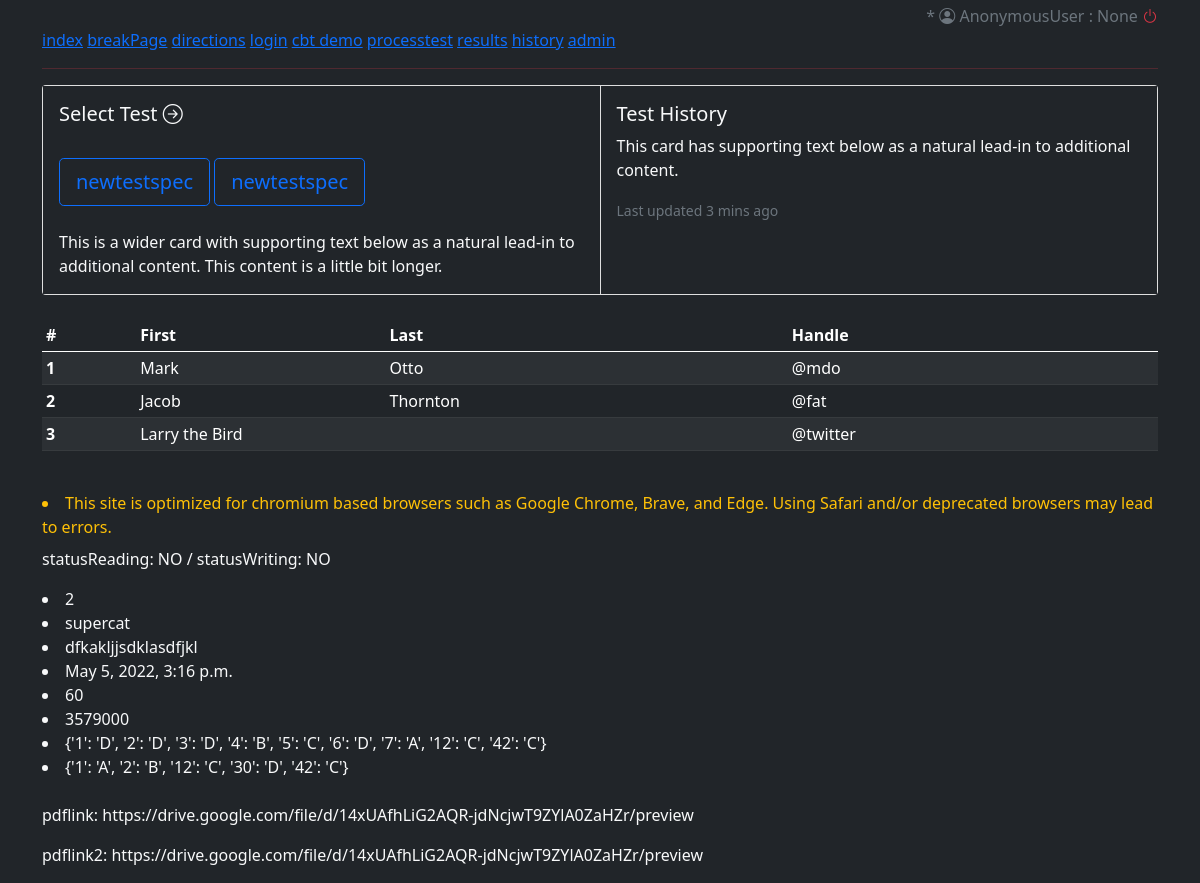
The app's page /, older data.
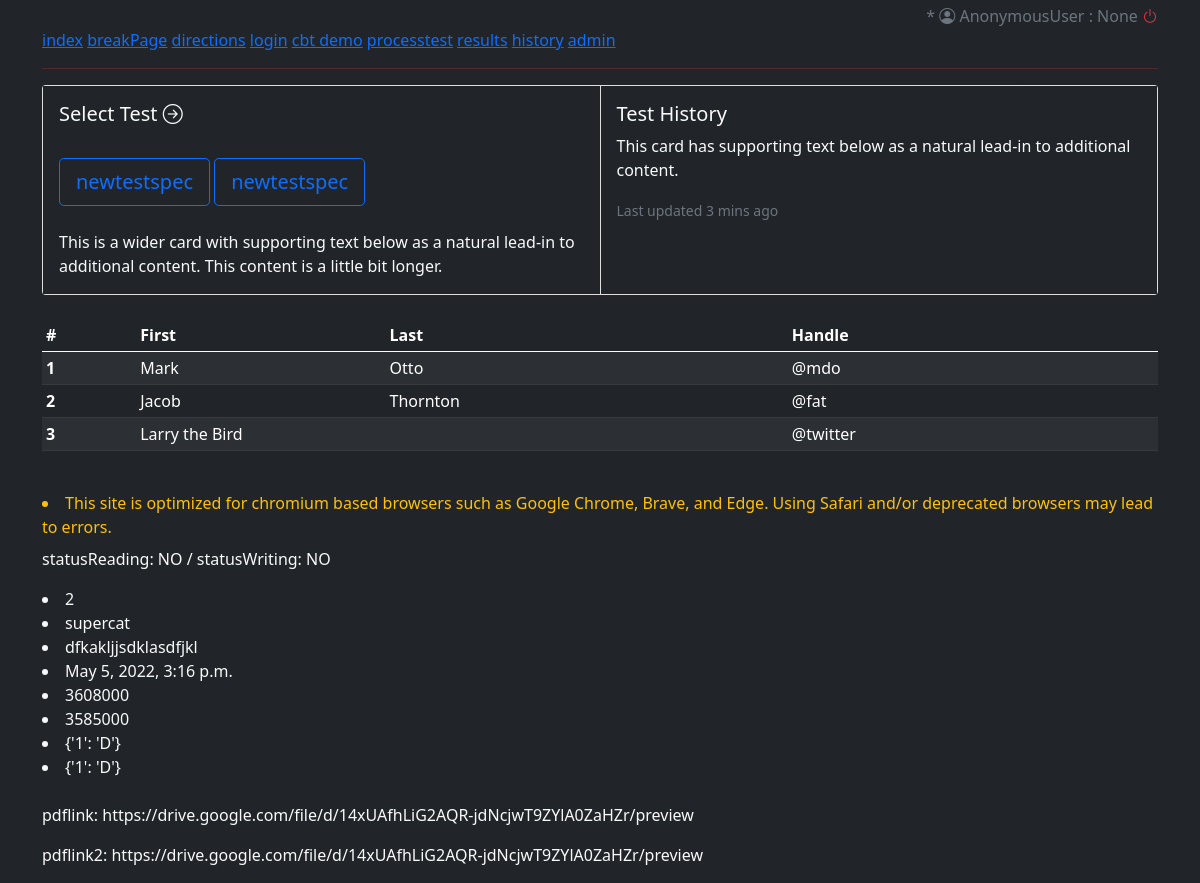
The same page, newer data.
### cbtsystem/models.py (models this page shows, shortened)
class testInProgress(models.Model):
    studentId = models.CharField(null=True, blank=False, max_length=7)
    studentUsername = models.CharField(null=True, blank=False, max_length=200)
    studentName = models.CharField(null=True, blank=False, max_length=200)
    testName = models.CharField(max_length=200, null=True, blank=True)
    date_started = models.DateTimeField(auto_now_add=True)
    studentAnswersReading = JSONField(null=True, default={})
    studentAnswersWriting = JSONField(null=True, default={})
    statusReading = models.CharField(max_length=3, null=True, blank=True, default='NO')
    statusWriting = models.CharField(max_length=3, null=True, blank=True, default='NO')
    timeLeftReading = models.CharField(max_length=200, null=True, blank=True, default='60')
    timeLeftWriting = models.CharField(max_length=200, null=True, blank=True, default='60')

### cbtsystem/views.py (the view)
# urls.py: path('', views.index, name='index'),
def index(request):
    firstTest = testSpec.objects.all().first()
    inProgress = testInProgress.objects.all().last()
    return render(request, 'cbtsystem/index.html', {"firstTest" : firstTest, "inProgress" : inProgress} )

### cbtsystem/templates/cbtsystem/index.html (shortened to what this page needs)
<!DOCTYPE html>
<html lang="en">
<head>
    <link href="https://cdn.jsdelivr.net/npm/bootstrap@5.0.2/dist/css/bootstrap.min.css" rel="stylesheet"
>
    <link rel="stylesheet" href="https://cdn.jsdelivr.net/npm/bootstrap-icons@1.8.1/font/bootstrap-icons.css">
</head>
<body class="bg-dark text-light">
<div class="container">
    <div class="text-secondary text-end mb-0 mt-1">
        {% if request.user.is_superuser %}<i class="bi bi-shield-check"></i>{% else %} * {% endif %}
        <i class="bi bi-person-circle"></i> {{request.user}} : {{request.user.id}}
        <a href="{% url 'logoutpage' %}"><i class="bi bi-power text-danger"></i></a></div>
    <a href="{% url 'index' %}">index</a>
    <a href="{% url 'breakpage' %}">breakPage</a>
    <a href="{% url 'directions' %}">directions</a>
    <a href="{% url 'loginpage' %}">login</a>
    <a href="{% url 'demo' %}">cbt demo</a>
    <a href="{% url 'processtest' %}">processtest</a>
    <a href="{% url 'results' %}">results</a>
    <a href="{% url 'history' %}">history</a>
    <a href="http://127.0.0.1:8000/admin">admin</a>
    <hr class="bg-danger">
</div>
{% block content %}
<div class="container">
    <div class="card-group ">
        <div class="card">
            <div class="card-body bg-dark">
                <h5 class="card-title">Select Test <i class="bi bi-arrow-right-circle"></i></h5>
                <br>
                <a class="btn btn-outline-primary btn-lg" href="{% url 'directions' %}"
                   role="button">{{firstTest.name}}</a>
                <a class="btn btn-outline-primary btn-lg" href="{% url 'directions' %}"
                   role="button">{{firstTest.name}}</a>
                <br> <br>
                <p class="card-text">This is a wider card with supporting text below as a natural lead-in to additional
                    content. This content is a little bit longer.</p>
            </div>
        </div>
        <div class="card">
            <div class="card-body bg-dark">
                <h5 class="card-title">Test History</h5>
                <p class="card-text">This card has supporting text below as a natural lead-in to additional content.</p>
                <p class="card-text"><small class="text-muted">Last updated 3 mins ago</small></p>
            </div>
        </div>
    </div>
    <br>
    <table class="table table-dark table-striped table-hover table-sm">
        <thead>
        <tr>
            <th scope="col">#</th>
            <th scope="col">First</th>
            <th scope="col">Last</th>
            <th scope="col">Handle</th>
        </tr>
        </thead>
        <tbody>
        <tr>
            <th scope="row">1</th>
            <td>Mark</td>
            <td>Otto</td>
            <td>@mdo</td>
        </tr>
        <tr>
            <th scope="row">2</th>
            <td>Jacob</td>
            <td>Thornton</td>
            <td>@fat</td>
        </tr>
        <tr>
            <th scope="row">3</th>
            <td colspan="2">Larry the Bird</td>
            <td>@twitter</td>
        </tr>
        </tbody>
    </table>
    <br>
    <li class="text-warning pb-2">
        This site is optimized for chromium based browsers such as Google Chrome, Brave, and Edge. Using Safari and/or
        deprecated browsers may lead to errors.
    </li>
    <p> statusReading: {{inProgress.statusReading}} / statusWriting: {{inProgress.statusWriting}}</p>
    <li>{{inProgress.studentId}}</li>
    <li>{{inProgress.studentUsername}}</li>
    <li>{{inProgress.testName}}</li>
    <li>{{inProgress.date_started}}</li>
    <li>{{inProgress.timeLeftWriting}}</li>
    <li>{{inProgress.timeLeftReading}}</li>
    <li>{{inProgress.studentAnswersReading}}</li>
    <li>{{inProgress.studentAnswersWriting}}</li>
    <br>
    <p>pdflink: {{firstTest.pdfLink}}</p>
    <p>pdflink2: {{firstTest.pdfLink2}}</p>
</div>
{% endblock %}
</body>
</html>

Row changes from the older to the newer data that the page shows:
changed testInProgress "NO": timeLeftWriting "60" → "3608000"; timeLeftReading "3579000" → "3585000"; studentAnswersReading "{'1': 'D', '2': 'D', '3': 'D', '4': 'B', '5': 'C', '6': 'D', '7': 'A', '12': 'C', '42': 'C'}" → "{'1': 'D'}"; studentAnswersWriting "{'1': 'A', '2': 'B', '12': 'C', '30': 'D', '42': 'C'}" → "{'1': 'D'}"
